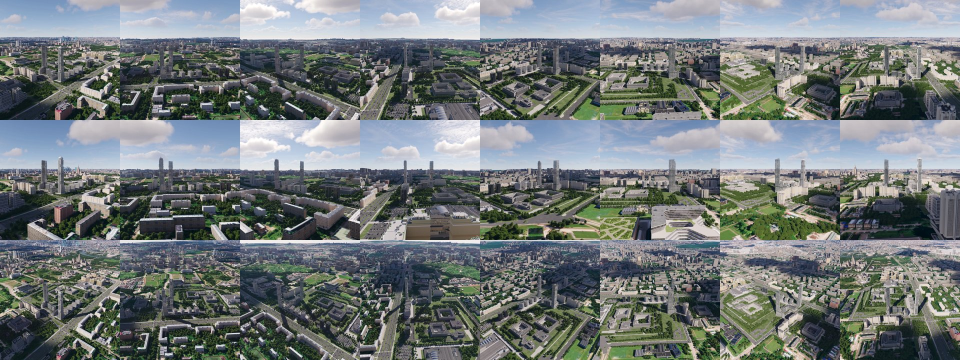
#> input picture frames/calibration.jpg, 1920 x 720 px (shown at 1/2 size)
$ python -i prepare_sun.py   (imports and definitions only)
#> lines starting #> are read from the running program, lines starting #| are printed output that depends on the picture; after the words box and inside, x2 and y2 are one past the last pixel; in counts of white or black regions, pixels touching at a corner belong together
#!/usr/bin/env python3
"""
Prepares the time-of-day sequence for the sun mode: one camera, frames from morning to night.

The camera must match one orbit frame (the sun study was rendered from orbit 1, frame 0). The viewer turns to that
view, then shows the sequence with a time slider. Frames get the same two tiers as the orbits (spin/ and sharp/,
format from orbits.json → tiers) in <out>/sun/, and orbits.json gets a "sun" entry. Run prepare_orbits.py first.

The start frame (the time the slider opens at) is the sequence frame whose shadows match the orbit frame best,
so switching into the sun mode does not visibly jump. Override with --start. --last drops the frames after it
(the study runs into full night; the viewer stops at dusk).

Example:
  python3 tools/prepare_sun.py --out frames --orbit 1 --frame 0 --last 78 --start 62 \\
      --src "…/WebApp/CC_Sun::CC_Sun_[0-9]*.jpg"

Requires: python3, Pillow 11.3+ (built-in AVIF), numpy.
"""
import argparse, json, os, sys
from concurrent.futures import ThreadPoolExecutor

import numpy as np
from PIL import Image, ImageFilter

sys.path.insert(0, os.path.dirname(os.path.abspath(__file__)))
from prepare_orbits import list_frames, fit, save  # noqa: E402


def shadows(path, n=200):
    """Shadow mask of the lower half (the ground): pixels clearly darker than their surroundings."""
#> called with path = '../frames/calibration.jpg', n = 200
    with Image.open(path) as im:
#> im is the input picture: PIL image 1920x720 RGB; mean R, G, B 114.3, 121.1, 121.5
        g = im.convert('L').resize((n, n), Image.BILINEAR).crop((0, n // 2, n, n))
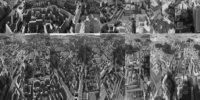
#> g: PIL image 200x100 L; min 11, max 235, mean 96.3
    a = np.asarray(g, dtype=np.float32)
    b = np.asarray(g.filter(ImageFilter.GaussianBlur(6)), dtype=np.float32)
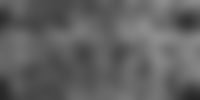
#> b: shape (100, 200) float32; min 38, max 142, mean 96.4
    return a < b * 0.8
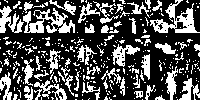
#> returned value: shape (100, 200) bool; 32.3% white; 294 white regions (237 under 20 px), largest, box (x1, y1, x2, y2) and area: (150, 0, 200, 33) 628, (23, 8, 75, 33) 627, (0, 6, 24, 33) 327


# [62 lines left out: function main, not called in this run]


# [2 lines not run here, left out]

>>> result = shadows('../frames/calibration.jpg')
